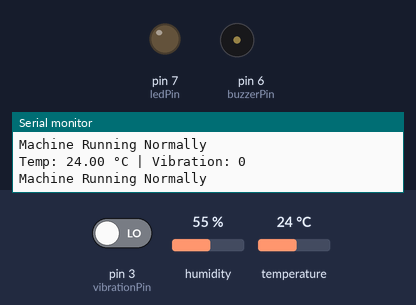
A sketch run on a simulated Arduino Uno, built with avr-gcc and run on an emulated ATmega328P. Shown: output pins drawn as LEDs (lit = HIGH), buzzer (waves = sounding, pin HIGH), the last lines printed to the serial monitor. The test bench sets the inputs (shaded band); at power-on: temperature 24 °C, pin 3 (vibrationPin) LOW, humidity 55 %.

Above: at 2.8 s.
2.9 s: temperature set to 34.5 °C
5.2 s: temperature set to 35.4 °C
At 6.8 s:
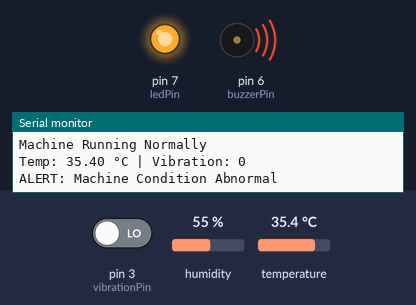
7.5 s: temperature set to 12 °C
At 8.6 s:
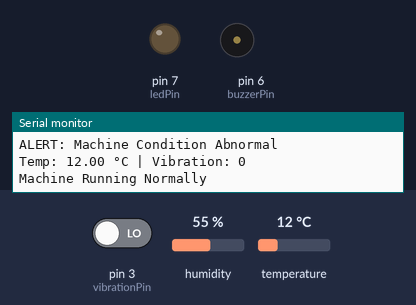
9.5 s: temperature set to 41 °C
At 10.4 s:
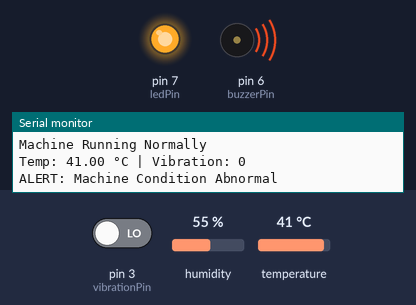
Timing chart, 0 to 12.5 s (numbered marks = the images above; inputs shaded):
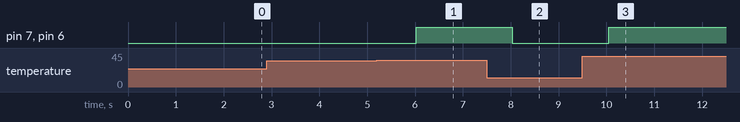

The sketch:

code.ino
```cpp
#include <DHT.h>
#define DHTPIN 2
#define DHTTYPE DHT22
#define vibrationPin 3
#define ledPin 7
#define buzzerPin 6
DHT dht(DHTPIN, DHTTYPE);
float tempThreshold = 35.0;

void setup() {
  Serial.begin(9600);
  dht.begin();
  pinMode(vibrationPin, INPUT);
  pinMode(ledPin, OUTPUT);
  pinMode(buzzerPin, OUTPUT);
}

void loop() {
  float temperature = dht.readTemperature();
  int vibration = digitalRead(vibrationPin);
  Serial.print("Temp: ");
  Serial.print(temperature);
  Serial.print(" °C | Vibration: ");
  Serial.println(vibration);
  if (temperature > tempThreshold || vibration == HIGH) {
    digitalWrite(ledPin, HIGH);
    digitalWrite(buzzerPin, HIGH);
    Serial.println("ALERT: Machine Condition Abnormal");
  }
  else {
    digitalWrite(ledPin, LOW);
    digitalWrite(buzzerPin, LOW);
    Serial.println("Machine Running Normally");
  }
  delay(1000);
}
```

Measured:
- the behaviour switches between 35 and 35.1 °C on temperature (found by bisection; images 0 and 1)
- after the input at 5.2 s, pin 7 (ledPin), pin 6 (buzzerPin): LOW → HIGH after 0.83 s
- after the input at 7.5 s, pin 7 (ledPin), pin 6 (buzzerPin): HIGH → LOW after 0.54 s
- after the input at 9.5 s, pin 7 (ledPin), pin 6 (buzzerPin): LOW → HIGH after 0.54 s
